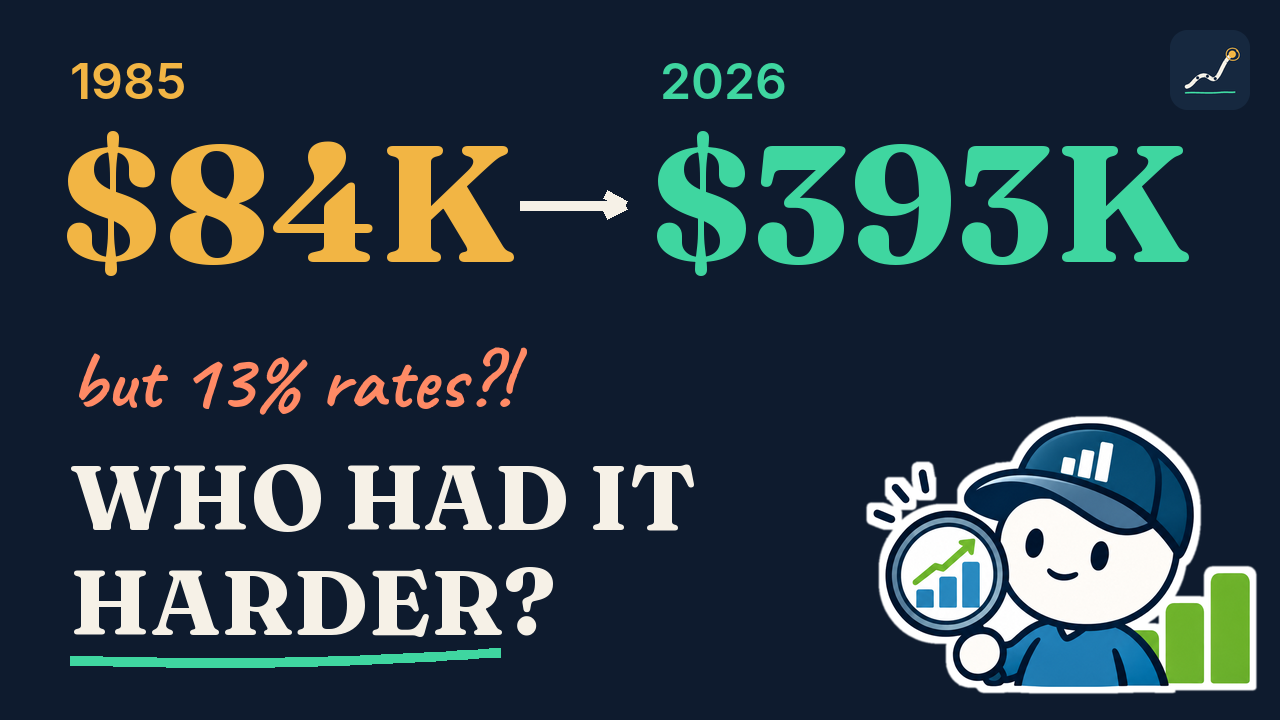

Write Python code to recreate this figure.
import sys, os, math
HERE = os.path.dirname(os.path.abspath(__file__))
sys.path.insert(0, os.path.join(HERE, '..', '..'))
import chartography_engine as ce
from PIL import Image, ImageDraw
from chartography_engine import F, fit_font, mascot, logo, house, hand_underline, arrow, MINT, AMBER, CREAM, MUTED, CORAL, SLATE, PANEL, BG

Wt, Ht = 1280, 720
os.makedirs(HERE + '/thumb_options', exist_ok=True)


def base():
    img = Image.new('RGB', (Wt, Ht), BG)
    return img, ImageDraw.Draw(img)


def brand(img):
    im, m = logo(80)
    img.paste(im, (1170, 30), m)


def strike(d, x0, y0, x1, y1, col=CORAL, w=12):
    d.line([(x0, y0), (x1, y1)], fill=col, width=w)


# A: price jump + "13% rates?!" twist
def opt_a():
    img, d = base()
    d.text((70, 50), '1985', font=F('sansb', 50), fill=AMBER)
    d.text((60, 100), '$84K', font=F('serifb', 165), fill=AMBER)
    d.text((660, 50), '2026', font=F('sansb', 50), fill=MINT)
    d.text((650, 100), '$393K', font=F('serifb', 165), fill=MINT)
    arrow(d, (520, 205), (625, 205), 1.0, CREAM, 10)
    d.text((70, 330), 'but 13% rates?!', font=F('handb', 80), fill=CORAL)
    d.text((70, 440), 'WHO HAD IT', font=F('serifb', 92), fill=CREAM)
    d.text((70, 545), 'HARDER?', font=F('serifb', 92), fill=CREAM)
    hand_underline(d, 70, 500, 660, 1.0, MINT, 10)
    mascot(img, (860, 410), 290)
    brand(img)
    return img


# B: 38% vs 29% paycheck bite
def opt_b():
    img, d = base()
    d.text((70, 60), "YOUR PARENTS' MORTGAGE ATE", font=F('sansb', 44), fill=MUTED)
    d.text((60, 110), '38%', font=F('serifb', 250), fill=CORAL)
    d.text((620, 170), 'of their pay', font=F('serifb', 66), fill=CREAM)
    d.text((620, 260), 'Today: 29%', font=F('serifb', 66), fill=MINT)
    d.text((70, 470), 'So 1985 was', font=F('serifb', 84), fill=CREAM)
    d.text((70, 570), 'HARDER?', font=F('serifb', 84), fill=AMBER)
    d.text((530, 580), '...or not?', font=F('handb', 64), fill=AMBER)
    mascot(img, (860, 410), 290)
    brand(img)
    return img


# C: 1985 vs 2026 houses with a crossed-out "easier"
def opt_c():
    img, d = base()
    house(d, 90, 300, 220, AMBER)
    d.text((200, 75), '1985', font=F('serifb', 90), fill=AMBER, anchor='ma')
    d.text((200, 490), '$84K', font=F('serifb', 90), fill=CREAM, anchor='ma')
    house(d, 460, 300, 300, MINT)
    d.text((610, 30), '2026', font=F('serifb', 90), fill=MINT, anchor='ma')
    d.text((610, 490), '$393K', font=F('serifb', 90), fill=CREAM, anchor='ma')
    d.text((70, 610), 'EASIER?', font=F('serifb', 80), fill=CREAM)
    w = d.textlength('EASIER?', font=F('serifb', 80))
    strike(d, 60, 665, 80 + w, 630)
    d.text((100 + w, 612), '13% rates...', font=F('handb', 66), fill=CORAL)
    mascot(img, (860, 410), 290)
    brand(img)
    return img


if __name__ == '__main__':
    for name, fn in [('a_price_jump', opt_a), ('b_38_percent', opt_b), ('c_houses', opt_c)]:
        im = fn()
        im.save(f'{HERE}/thumb_options/{name}.png')
        im.resize((320, 180), Image.LANCZOS).save(f'{HERE}/thumb_options/{name}_small.png')
    print('ok')
